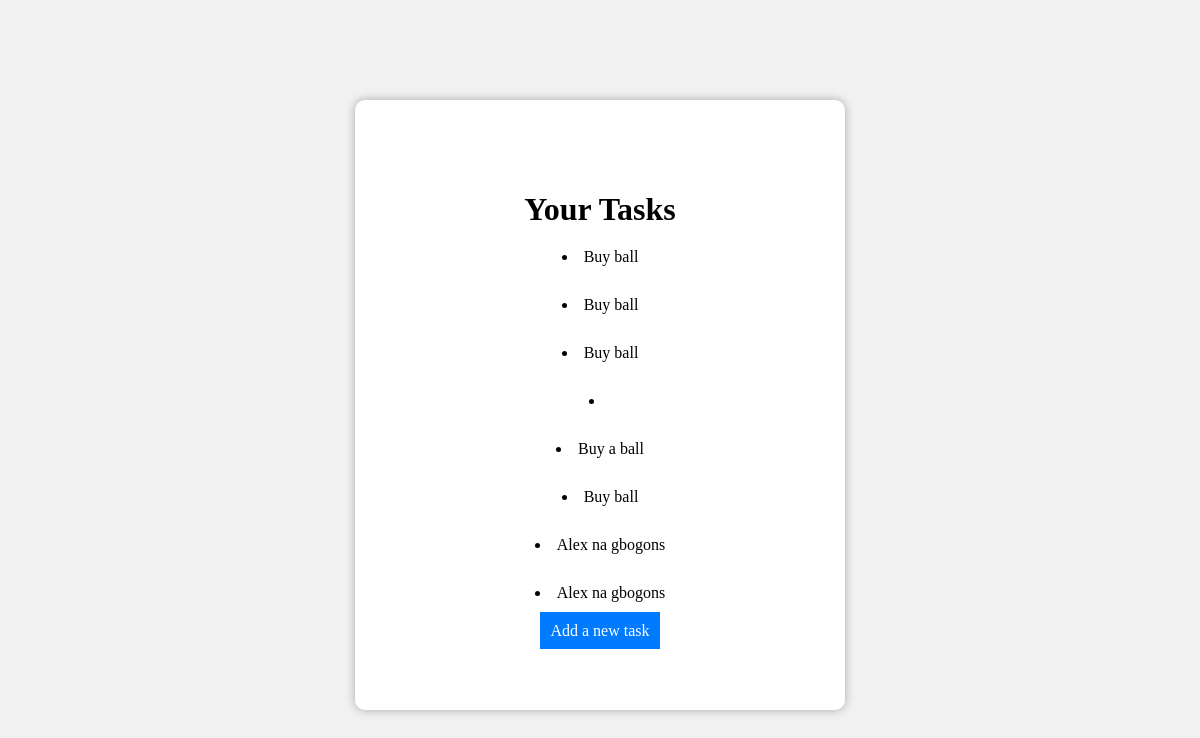
Screenshot of /Todo/view (signed in) with the database file from the repository.
### Todo/models.py (models this page shows)
class Task(models.Model):
    user = models.ForeignKey(User, on_delete=models.CASCADE, default='1')
    title = models.CharField(max_length=100)
    def __str__(self):
        return self.title

### Todo/views.py (the view)
# urls.py: path("view" , views.view ,name = "view")
def view(request):
    tasks = Task.objects.filter(user=request.user)
    return render(request , "task.html" , {
        "tasks" : tasks
    })

### Todo/templates/task.html (shortened to what this page needs)
{% load static %}
<!DOCTYPE html>
<html lang="en">
  <head>
    <link rel="stylesheet" href="{% static 'task.css' %}" />
  </head>
  <body>
    <div class="container">
      <h1>Your Tasks</h1>
      <div class="tasks">
        {% for task in tasks %}
        <li>{{ task }}</li>
        {% empty %}
        <p>NO task yet</p>
        {% endfor %}
      </div>
      <a href="{% url 'add' %}" class="add">Add a new task</a>
    </div>
  </body>
</html>

### Todo/static/task.css (style rules this page uses)
body { background-color: #f1f1f1; }
.container { max-width: 350px; margin: 100px auto; padding: 70px; border-radius: 10px; box-shadow: 0px 0px 10px rgba(0, 0, 0, 0.3); background-color: #fff; text-align: center; }
.container h1 { text-align: center; margin-bottom: 10px; }
.container li { padding: 10px; margin-bottom: 10px; }
.add { padding: 10px; background-color: #007bff; text-decoration: none; color: white; }

### rows the page displays
Task: title "Buy ball"
Task: title "Buy ball"
Task: title "Buy ball"
Task: title "Buy a ball"
Task: title "Buy ball"
Task: title "Alex na gbogons"
Task: title "Alex na gbogons"
